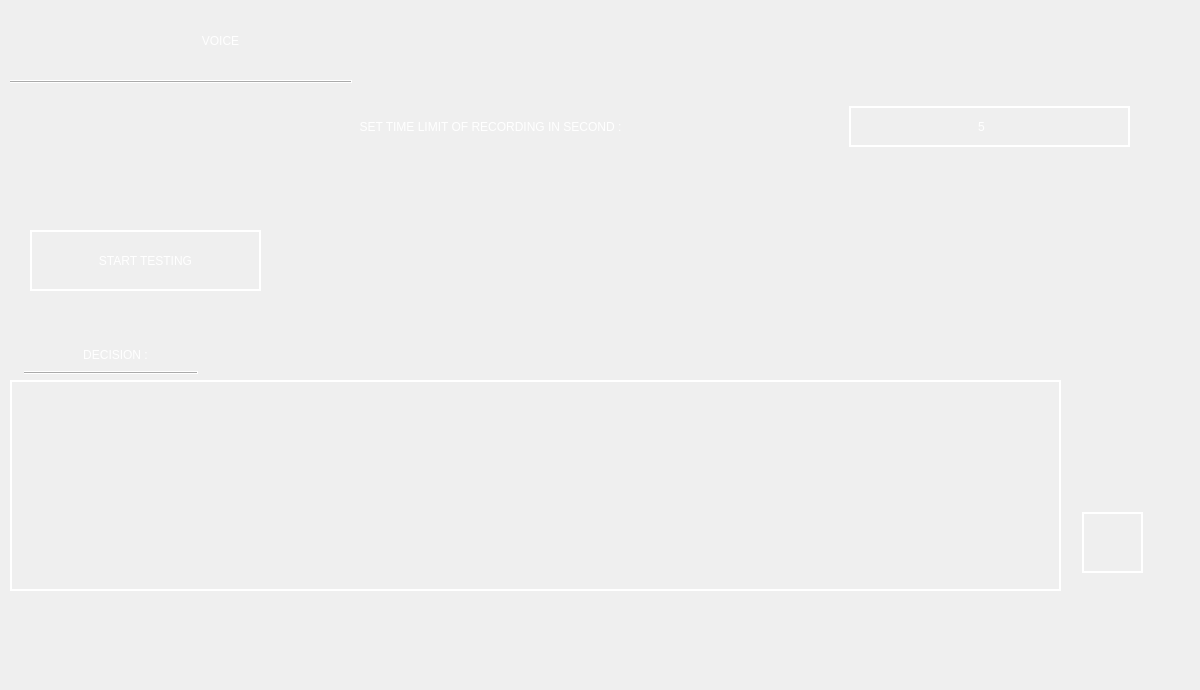
                  <widget class="QWidget" name="voice">
                   <widget class="QFrame" name="frame">
                    <property name="geometry">
                     <rect>
                      <x>-20</x>
                      <y>0</y>
                      <width>1191</width>
                      <height>681</height>
                     </rect>
                    </property>
                    <property name="styleSheet">
                     <string notr="true">background-color: transparent;</string>
                    </property>
                    <property name="frameShape">
                     <enum>QFrame::StyledPanel</enum>
                    </property>
                    <property name="frameShadow">
                     <enum>QFrame::Raised</enum>
                    </property>
                    <widget class="QLabel" name="label_2">
                     <property name="geometry">
                      <rect>
                       <x>140</x>
                       <y>10</y>
                       <width>201</width>
                       <height>61</height>
                      </rect>
                     </property>
                     <property name="styleSheet">
                      <string notr="true">background-color: rgba(0, 0, 0, 0);
color: white;
font: 50 50pt &quot;Segoe UI Light&quot; bold;</string>
                     </property>
                     <property name="text">
                      <string>VOICE</string>
                     </property>
                     <property name="scaledContents">
                      <bool>false</bool>
                     </property>
                     <property name="alignment">
                      <set>Qt::AlignCenter</set>
                     </property>
                    </widget>
                    <widget class="Line" name="line_4">
                     <property name="geometry">
                      <rect>
                       <x>30</x>
                       <y>80</y>
                       <width>342</width>
                       <height>3</height>
                      </rect>
                     </property>
                     <property name="layoutDirection">
                      <enum>Qt::LeftToRight</enum>
                     </property>
                     <property name="styleSheet">
                      <string notr="true">background-color: rgb(255, 255, 255);</string>
                     </property>
                     <property name="frameShadow">
                      <enum>QFrame::Raised</enum>
                     </property>
                     <property name="orientation">
                      <enum>Qt::Horizontal</enum>
                     </property>
                    </widget>
                    <widget class="QLabel" name="img_Logo_2">
                     <property name="geometry">
                      <rect>
                       <x>20</x>
                       <y>10</y>
                       <width>131</width>
                       <height>71</height>
                      </rect>
                     </property>
                     <property name="layoutDirection">
                      <enum>Qt::LeftToRight</enum>
                     </property>
                     <property name="styleSheet">
                      <string notr="true">image: url(:/ROOT/img/voice.png);
background-color: rgba(255, 255, 255, 0);
 border-width:5px;</string>
                     </property>
                     <property name="text">
                      <string/>
                     </property>
                     <property name="alignment">
                      <set>Qt::AlignCenter</set>
                     </property>
                    </widget>
                    <widget class="QLabel" name="img_Logo_4">
                     <property name="geometry">
                      <rect>
                       <x>30</x>
                       <y>170</y>
                       <width>101</width>
                       <height>51</height>
                      </rect>
                     </property>
                     <property name="layoutDirection">
                      <enum>Qt::LeftToRight</enum>
                     </property>
                     <property name="styleSheet">
                      <string notr="true">image: url(:/ROOT/img/chart.png);
background-color: rgba(255, 255, 255, 0);
 border-width:5px;</string>
                     </property>
                     <property name="text">
                      <string/>
                     </property>
                     <property name="alignment">
                      <set>Qt::AlignCenter</set>
                     </property>
                    </widget>
                    <widget class="QPushButton" name="start">
                     <property name="geometry">
                      <rect>
                       <x>1102</x>
                       <y>512</y>
                       <width>61</width>
                       <height>61</height>
                      </rect>
                     </property>
                     <property name="styleSheet">
                      <string notr="true">QPushButton{
border : 2px solid white;
}
QPushButton:hover{background-color:green;}QPushButton:pressed {	background-color: green;}</string>
                     </property>
                     <property name="text">
                      <string/>
                     </property>
                     <property name="icon">
                      <iconset>
                       <normaloff>img/play.png</normaloff>img/play.png</iconset>
                     </property>
                     <property name="iconSize">
                      <size>
                       <width>45</width>
                       <height>45</height>
                      </size>
                     </property>
                    </widget>
                    <widget class="QPushButton" name="testing">
                     <property name="geometry">
                      <rect>
                       <x>50</x>
                       <y>230</y>
                       <width>231</width>
                       <height>61</height>
                      </rect>
                     </property>
                     <property name="styleSheet">
                      <string notr="true">QPushButton{border:none;

background-color: rgba(0, 0, 0, 0);
color: white;
font: 20 20pt &quot;Segoe UI Light&quot; bold;
border : 2px solid white;


}
QPushButton:hover{background-color:#6C6A61;}QPushButton:pressed {	background-color: #6C6A61;}
</string>
                     </property>
                     <property name="text">
                      <string>START TESTING</string>
                     </property>
                    </widget>
                    <widget class="QLabel" name="label_8">
                     <property name="geometry">
                      <rect>
                       <x>40</x>
                       <y>330</y>
                       <width>191</width>
                       <height>50</height>
                      </rect>
                     </property>
                     <property name="styleSheet">
                      <string notr="true">background-color: rgba(0, 0, 0, 0);
color: white;
font: 20 20pt &quot;Segoe UI Light&quot; bold;</string>
                     </property>
                     <property name="text">
                      <string>DECISION :</string>
                     </property>
                     <property name="scaledContents">
                      <bool>false</bool>
                     </property>
                     <property name="alignment">
                      <set>Qt::AlignCenter</set>
                     </property>
                    </widget>
                    <widget class="QLabel" name="deci">
                     <property name="geometry">
                      <rect>
                       <x>30</x>
                       <y>380</y>
                       <width>1051</width>
                       <height>211</height>
                      </rect>
                     </property>
                     <property name="styleSheet">
                      <string notr="true">background-color: rgba(0, 0, 0, 0);
color: white;
font: 20 20pt &quot;Segoe UI Light&quot; bold;
border : 2px solid white</string>
                     </property>
                     <property name="text">
                      <string/>
                     </property>
                     <property name="scaledContents">
                      <bool>false</bool>
                     </property>
                     <property name="alignment">
                      <set>Qt::AlignCenter</set>
                     </property>
                    </widget>
                    <widget class="Line" name="line_6">
                     <property name="geometry">
                      <rect>
                       <x>44</x>
                       <y>371</y>
                       <width>174</width>
                       <height>3</height>
                      </rect>
                     </property>
                     <property name="layoutDirection">
                      <enum>Qt::LeftToRight</enum>
                     </property>
                     <property name="styleSheet">
                      <string notr="true">background-color: rgb(255, 255, 255);</string>
                     </property>
                     <property name="frameShadow">
                      <enum>QFrame::Raised</enum>
                     </property>
                     <property name="orientation">
                      <enum>Qt::Horizontal</enum>
                     </property>
                    </widget>
                    <widget class="QLabel" name="label_7">
                     <property name="geometry">
                      <rect>
                       <x>31</x>
                       <y>101</y>
                       <width>273</width>
                       <height>50</height>
                      </rect>
                     </property>
                     <property name="styleSheet">
                      <string notr="true">image: url(:/ROOT/img/clock.png);</string>
                     </property>
                     <property name="text">
                      <string/>
                     </property>
                    </widget>
                    <widget class="QLabel" name="label_6">
                     <property name="geometry">
                      <rect>
                       <x>190</x>
                       <y>110</y>
                       <width>641</width>
                       <height>33</height>
                      </rect>
                     </property>
                     <property name="styleSheet">
                      <string notr="true">background-color: rgba(0, 0, 0, 0);
color: white;
font: 20 20pt &quot;Segoe UI Light&quot; bold;</string>
                     </property>
                     <property name="text">
                      <string>SET TIME LIMIT OF RECORDING IN SECOND :</string>
                     </property>
                     <property name="scaledContents">
                      <bool>false</bool>
                     </property>
                     <property name="alignment">
                      <set>Qt::AlignCenter</set>
                     </property>
                    </widget>
                    <widget class="QSpinBox" name="spin">
                     <property name="geometry">
                      <rect>
                       <x>869</x>
                       <y>106</y>
                       <width>281</width>
                       <height>41</height>
                      </rect>
                     </property>
                     <property name="styleSheet">
                      <string notr="true">background-color: rgba(0, 0, 0, 0);
color: white;
font: 20 20pt &quot;Segoe UI Light&quot; bold;
border : 2px solid white;
</string>
                     </property>
                     <property name="alignment">
                      <set>Qt::AlignCenter</set>
                     </property>
                     <property name="minimum">
                      <number>5</number>
                     </property>
                     <property name="maximum">
                      <number>100</number>
                     </property>
                     <property name="value">
                      <number>5</number>
                     </property>
                    </widget>
                   </widget>
                  </widget>
